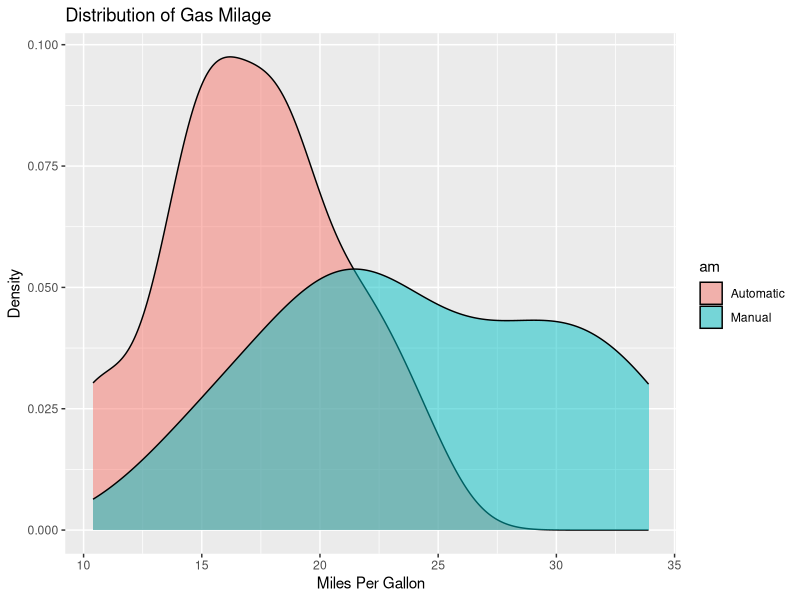
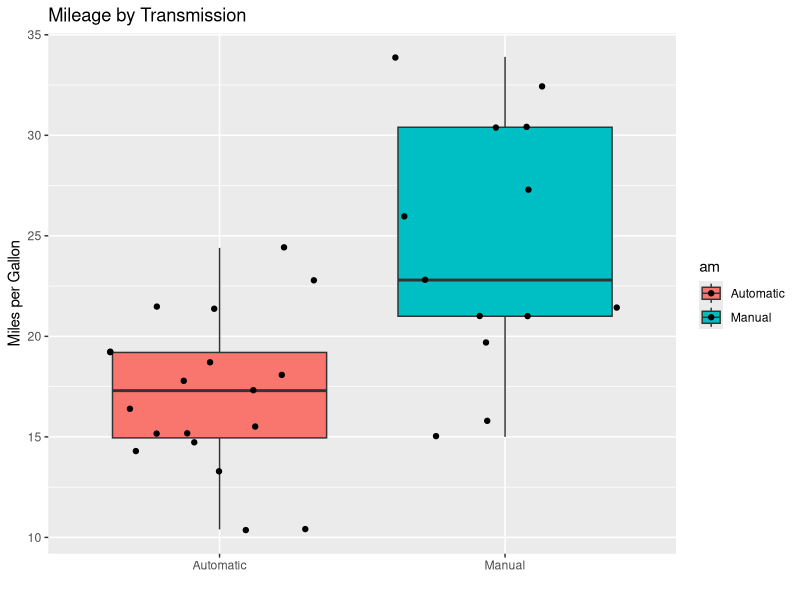

The R script that drew these images, in order:
library(datasets)
library(ggplot2)
DT<-data.frame(mtcars)
head(DT)
summary(DT)

DT$am <- factor(DT$am,levels=c(0,1),labels=c("Automatic","Manual")) 
DT$cyl <- factor(DT$cyl,levels=c(4,6,8),labels=c("4cyl","6cyl","8cyl")) 

qplot(mpg, data=DT, geom="density", fill=am, alpha=I(.5), 
      main="Distribution of Gas Milage", xlab="Miles Per Gallon", 
      ylab="Density")

qplot(am, mpg, data=DT, geom=c("boxplot", "jitter"), 
      fill=am, main="Mileage by Transmission",
      xlab="", ylab="Miles per Gallon")

